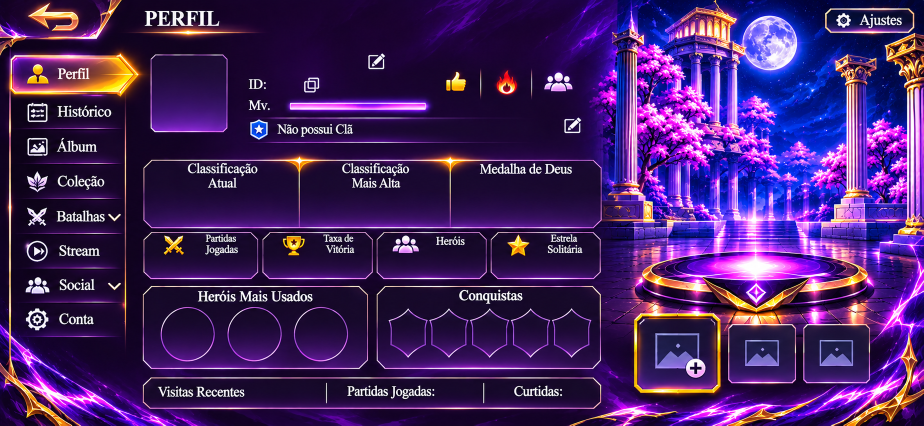
#> input picture ferramentas/ranqueada_artes/perfil_v368/perfil.png, 1847 x 851 px (shown at 1/2 size)
$ python fazer.py
#> lines starting #> are read from the running program, lines starting #| are printed output that depends on the picture
# v368: artes do novo Perfil/Álbum/Coleção/Batalhas (dono). Apaga textos fixos que o jogo escreve por cima.
import cv2,numpy as np,os
D=os.path.dirname(os.path.abspath(__file__))
def inp(src,out,boxes,r=7):
    # mistura linear entre a coluna da esquerda e a da direita de cada caixa (fundo é degradê suave)
#> called with src = 'perfil.png', out = 'perfil_limpo.png', r = 7
    im=cv2.imread(D+'/'+src).astype(np.float32)
    for x0,y0,x1,y1 in boxes:
        L=im[y0:y1,x0-2:x0].mean(1,keepdims=True);R=im[y0:y1,x1:x1+2].mean(1,keepdims=True)
        t=np.linspace(0,1,x1-x0)[None,:,None];im[y0:y1,x0:x1]=L*(1-t)+R*t
    cv2.imwrite(D+'/'+out,np.clip(im,0,255).astype(np.uint8))
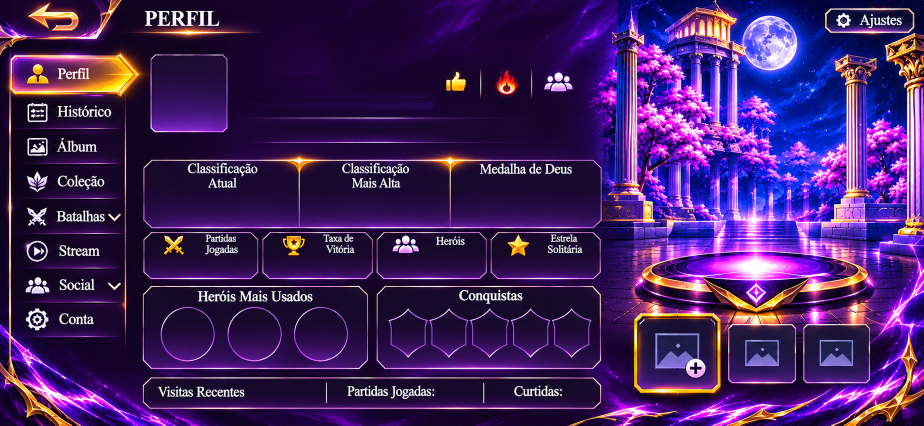
#> saved as perfil_limpo.png: shape (851, 1847, 3) (shown at 1/2 size); mean B, G, R 98.7, 33.7, 67.7
inp('perfil.png','perfil_limpo.png',[(490,150,650,192),(490,196,862,230),(728,98,780,148),(494,233,722,283),(1122,228,1172,276)])
inp('batalhas.png','batalhas_limpo.png',[(262,12,512,62)])
#> call 2 of inp, with src = 'batalhas.png', out = 'batalhas_limpo.png', r = 7
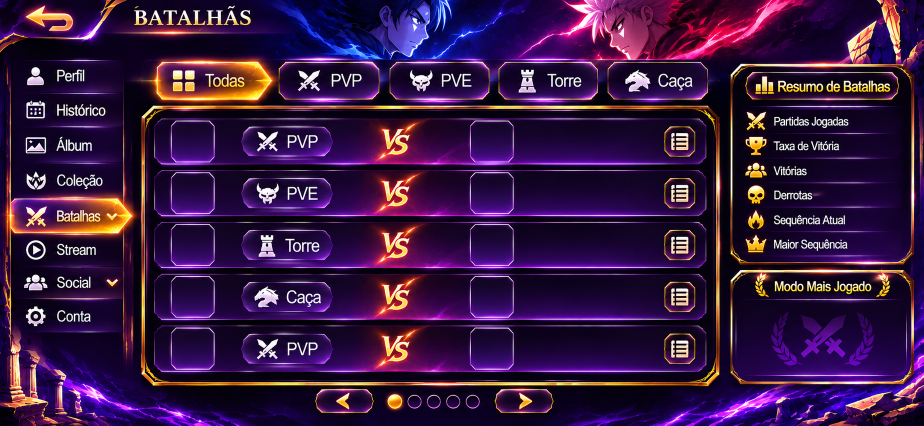
#> input picture ferramentas/ranqueada_artes/perfil_v368/batalhas.png, 1847 x 851 px (shown at 1/2 size)
#> in inp (call 2), `cv2.imwrite(D+'/'+out,np.clip(im,0,255).astype(np.uint8))`:
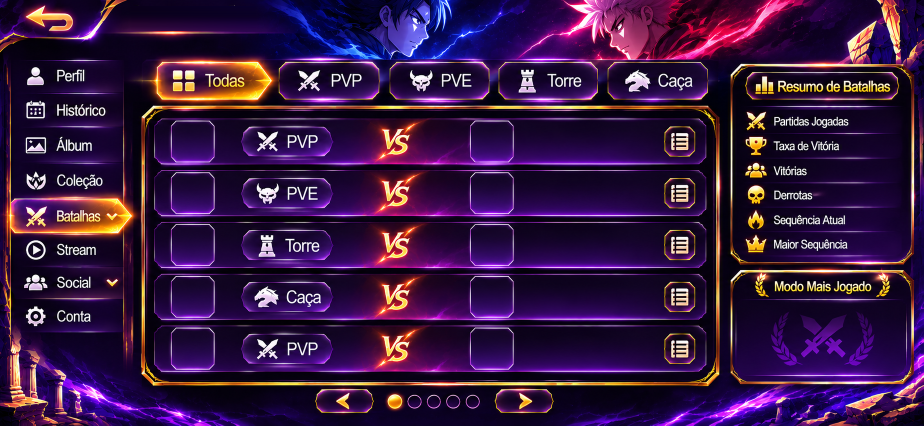
#> saved as batalhas_limpo.png: shape (851, 1847, 3) (shown at 1/2 size); mean B, G, R 67.2, 24.5, 56.3
